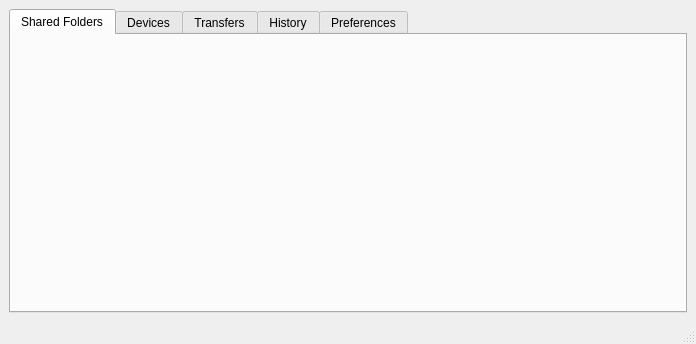
<?xml version="1.0" encoding="UTF-8"?>
<ui version="4.0">
 <class>MainWin</class>
 <widget class="QMainWindow" name="MainWin">
  <property name="geometry">
   <rect>
    <x>0</x>
    <y>0</y>
    <width>696</width>
    <height>344</height>
   </rect>
  </property>
  <property name="windowTitle">
   <string>BTSync-Qt</string>
  </property>
  <widget class="QWidget" name="centralwidget">
   <layout class="QVBoxLayout" name="verticalLayout">
    <item>
     <widget class="QTabWidget" name="btTabber">
      <property name="currentIndex">
       <number>0</number>
      </property>
      <widget class="SharedFoldersWidget" name="sharedFoldersTab">
       <attribute name="title">
        <string>Shared Folders</string>
       </attribute>
      </widget>
      <widget class="DevicesWidget" name="devicesTab">
       <attribute name="title">
        <string>Devices</string>
       </attribute>
      </widget>
      <widget class="TransfersWidget" name="transfersTab">
       <attribute name="title">
        <string>Transfers</string>
       </attribute>
      </widget>
      <widget class="HistoryWidget" name="historyTab">
       <attribute name="title">
        <string>History</string>
       </attribute>
      </widget>
      <widget class="PreferencesWidget" name="prefsTab">
       <attribute name="title">
        <string>Preferences</string>
       </attribute>
      </widget>
     </widget>
    </item>
   </layout>
  </widget>
  <widget class="QMenuBar" name="menubar">
   <property name="geometry">
    <rect>
     <x>0</x>
     <y>0</y>
     <width>696</width>
     <height>21</height>
    </rect>
   </property>
  </widget>
  <widget class="QStatusBar" name="statusbar"/>
 </widget>
 <customwidgets>
  <customwidget>
   <class>DevicesWidget</class>
   <extends>QWidget</extends>
   <header>deviceswidget.h</header>
   <container>1</container>
  </customwidget>
  <customwidget>
   <class>SharedFoldersWidget</class>
   <extends>QWidget</extends>
   <header>sharedfolderswidget.h</header>
   <container>1</container>
  </customwidget>
  <customwidget>
   <class>TransfersWidget</class>
   <extends>QWidget</extends>
   <header>transferswidget.h</header>
   <container>1</container>
  </customwidget>
  <customwidget>
   <class>HistoryWidget</class>
   <extends>QWidget</extends>
   <header>historywidget.h</header>
   <container>1</container>
  </customwidget>
  <customwidget>
   <class>PreferencesWidget</class>
   <extends>QWidget</extends>
   <header>preferenceswidget.h</header>
   <container>1</container>
  </customwidget>
 </customwidgets>
 <resources/>
 <connections/>
</ui>
